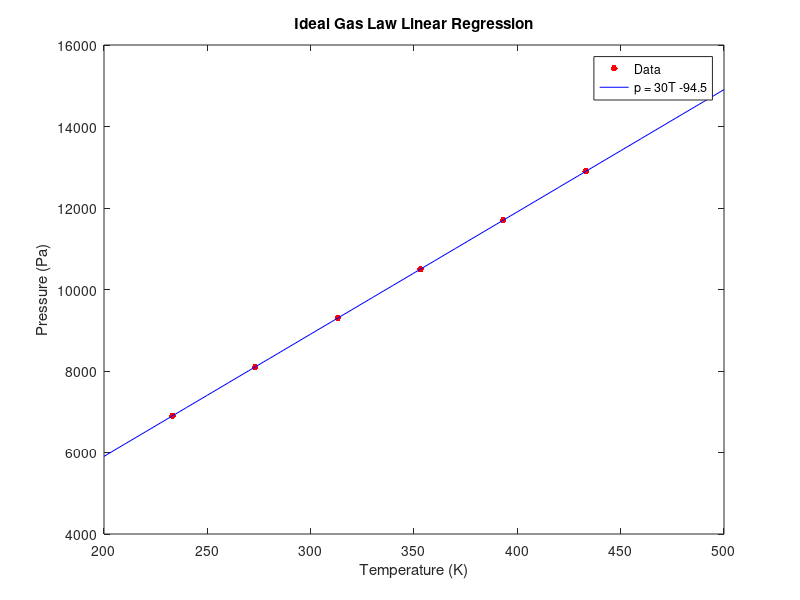

MATLAB code to generate this figure:
%Henry Belik
clear all
close all

%Raw data
T = 233.15:40:433.15; %K
p = 6900:1200:12900; %pa or Nm^-2
t = 200:10:500;

%components of LSG
sigmax = sum(T); 
sigmay = sum(p);
sigmaxy = sum(T .* p); 
sigmaxsquared = sum(T .^ 2);
N = length(T);
y = zeros(1,length(t));

%were y = ax + b
a = (N * sigmaxy - sigmax * sigmay) / (N * sigmaxsquared - sigmax ^ 2);
b = 1/N * sigmay - a * sigmax / N;

%graphing the LSR line
for i = 1:length(t)
    y(i) = a * t(i) + b;
end

%graph
figure
plot(T, p,'. r','MarkerSize',15)
hold on
plot(t, y, 'b')
xlabel('Temperature (K)');
ylabel('Pressure (Pa)');
title('Ideal Gas Law Linear Regression')
legend('Data',['p = ' num2str(a) 'T ' num2str(b)])
